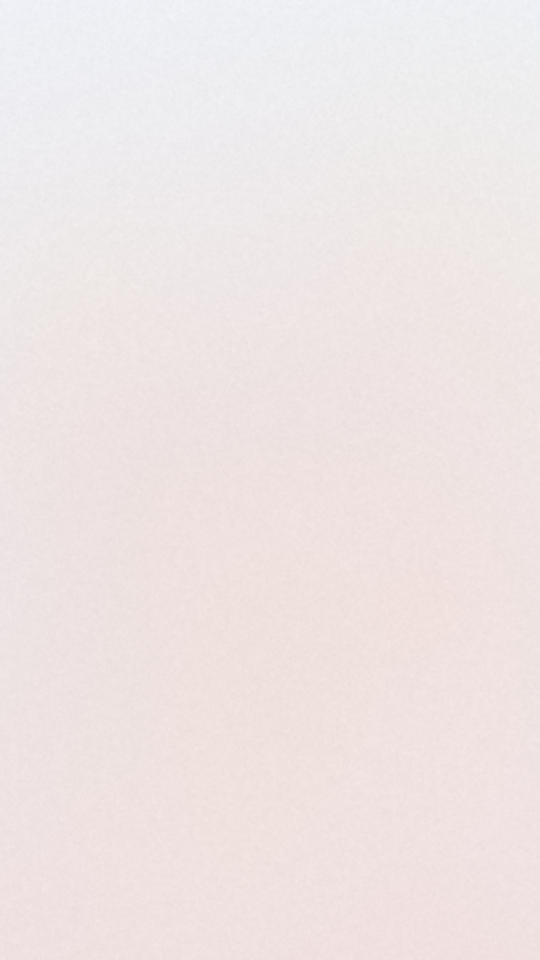
#> input picture congr/assets/paper.png, 1080 x 1920 px (shown at 1/2 size); its folder holds 5 pictures in this run
$ python render.py
#> lines starting #> are read from the running program, lines starting #| are printed output that depends on the picture
"""Render the birthday clip: 1080x1920, 30 fps, one continuous take."""
from __future__ import annotations

import argparse
import math
import os
import subprocess
import sys

import cv2
import numpy as np

HERE = os.path.dirname(os.path.abspath(__file__))
sys.path.insert(0, HERE)
from typekit import text_sprite  # noqa: E402

ASSETS = os.path.join(HERE, "assets")
OUT = os.path.join(HERE, "media")
W, H = 1080, 1920
FPS = 30
DUR = 37.9

SCRIPT = os.path.join(ASSETS, "fonts", "MarckScript-Regular.ttf")
SERIF = os.path.join(ASSETS, "fonts", "PlayfairDisplay[wght].ttf")

INK = (92, 58, 40, 255)
WINE = (142, 42, 78, 255)
GOLD = (255, 229, 173, 255)
DEEP = (74, 46, 34, 255)
DATE_COL = (134, 106, 84, 255)

PETAL_COLS = [(206, 190, 246), (214, 198, 250), (188, 168, 238), (200, 206, 250),
              (222, 206, 250), (186, 176, 236)]


# ------------------------------------------------------------------ helpers
def smooth(x):
    x = min(1.0, max(0.0, x))
    return x * x * (3 - 2 * x)


def ease_out(x):
    x = min(1.0, max(0.0, x))
    return 1 - (1 - x) ** 3


def overshoot(x):
    x = min(1.0, max(0.0, x))
    return 1 + 2.4 * (x - 1) ** 3 + 1.4 * (x - 1) ** 2


# [66 lines left out: functions rounded_mask, circle_mask, paste, fit, not called in this run]


class Kit:
    def __init__(self):
        self.paper = cv2.imread(os.path.join(ASSETS, "paper.png"))
#> self.paper is the input picture: shape (1920, 1080, 3); mean B, G, R 228.5, 229.2, 238.3
        self.paper_big = cv2.resize(self.paper, (int(W * 1.09), int(H * 1.09)),
                                    interpolation=cv2.INTER_CUBIC)
        self.raw = {}
        for key in ("girl", "frog", "man"):
            self.raw[key] = cv2.imread(os.path.join(ASSETS, f"{key}_raw.png"), cv2.IMREAD_COLOR)
        self.cards = {}
        self.petals = self._make_petals()
        self.spark = self._make_spark()
        self.confetti = self._make_confetti()
        self.vign = self._vignette()
        self.washes = self._make_washes()
        self.leak = self._make_leak()
        self.grain = self._make_grain()

    # -------------------------------------------------------------- sprites
    @staticmethod
    def _make_petals(n=30):
#> called with n = 30
        rng = np.random.default_rng(11)
        out = []
        for i in range(n):
            size = int(rng.integers(20, 40))
            s = size * 3
            spr = np.zeros((s, s, 4), np.uint8)
            col = PETAL_COLS[i % len(PETAL_COLS)]
            c = s // 2
            ang = int(rng.integers(-25, 25))
            cv2.ellipse(spr, (c, c), (int(size * 0.62), int(size * 0.34)),
                        ang, 0, 360, (float(col[0]), float(col[1]), float(col[2]), 255),
                        -1, cv2.LINE_AA)
            core = np.zeros((s, s), np.uint8)
            cv2.ellipse(core, (c, c), (int(size * 0.44), int(size * 0.20)),
                        ang, 0, 360, 90, -1, cv2.LINE_AA)
            core = cv2.GaussianBlur(core, (0, 0), size * 0.10)
            rgb = spr[:, :, :3].astype(np.float32)
            rgb = np.clip(rgb + core[:, :, None].astype(np.float32) * 0.35, 0, 255)
            spr[:, :, :3] = rgb.astype(np.uint8)
            spr = cv2.GaussianBlur(spr, (0, 0), 1.4)
            spr = spr[c - size: c + size, c - size: c + size]
            out.append(dict(spr=spr,
                            x=float(rng.uniform(-40, W + 40)),
                            y=float(rng.uniform(-200, H)),
                            v=float(rng.uniform(14, 36)),
                            amp=float(rng.uniform(14, 44)),
                            om=float(rng.uniform(0.25, 0.8)),
                            ph=float(rng.uniform(0, 6.28)),
                            spin=float(rng.uniform(-30, 30)),
                            rot0=float(rng.uniform(0, 360)),
                            alpha=float(rng.uniform(0.25, 0.55))))
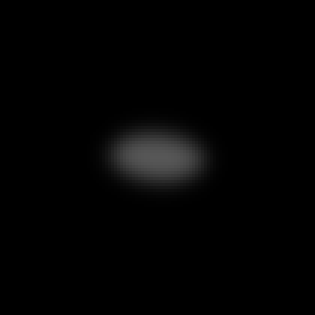
#> core: shape (105, 105) (shown 3 times larger); min 0, max 87, mean 3.1
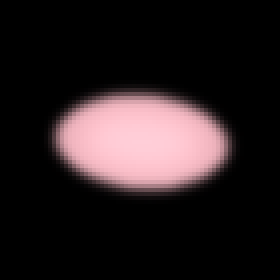
#> spr: shape (70, 70, 4) (shown 4 times larger); mean of channels 0, 1, 2, 3 32.4, 30.7, 40.1, 41.2; drawn as B, G, R
        return out

    @staticmethod
    def _make_spark(size=96):
#> called with size = 96
        s = size
        spr = np.zeros((s, s, 4), np.uint8)
        c = s // 2
        glow = np.zeros((s, s), np.float32)
        for r, a in ((3, 255), (8, 120), (16, 40)):
            g = np.zeros((s, s), np.uint8)
            cv2.circle(g, (c, c), r, a, -1, cv2.LINE_AA)
            glow += g.astype(np.float32)
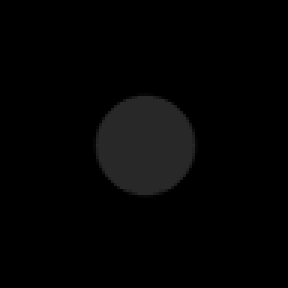
#> g: shape (96, 96) (shown 3 times larger); min 0, max 40, mean 3.8
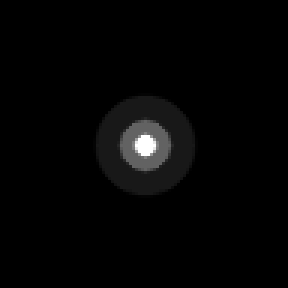
#> glow: shape (96, 96) float32 (shown 3 times larger); min 0, max 415, mean 7.8; drawn with min black and max white
        glow = np.clip(cv2.GaussianBlur(glow, (0, 0), s * 0.09), 0, 255)
        spr[:, :, 3] = glow.astype(np.uint8)
#> spr: shape (96, 96, 4)
        spr[:, :, :3] = (238, 246, 255)
        for ang in (0, 90):
            dx = int(math.cos(math.radians(ang)) * s * 0.46)
            dy = int(math.sin(math.radians(ang)) * s * 0.46)
            cv2.line(spr, (c - dx, c - dy), (c + dx, c + dy),
                     (238, 246, 255, 200), 2, cv2.LINE_AA)
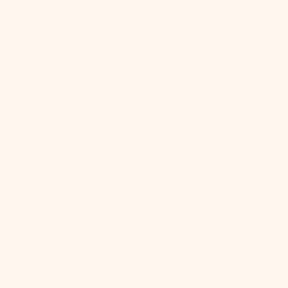
#> spr: shape (96, 96, 4) (shown 3 times larger); mean of channels 0, 1, 2, 3 238, 246, 255, 18.9; drawn as B, G, R
        return cv2.GaussianBlur(spr, (0, 0), 0.8)

    @staticmethod
    def _make_confetti(n=90):
#> called with n = 90
        rng = np.random.default_rng(5)
        cols = [(150, 120, 235), (120, 180, 240), (150, 200, 200), (110, 190, 235),
                (170, 160, 250), (140, 150, 210)]
        out = []
        for i in range(n):
            w_, h_ = int(rng.integers(8, 15)), int(rng.integers(13, 22))
            spr = np.zeros((h_ + 4, w_ + 4, 4), np.uint8)
            spr[2:2 + h_, 2:2 + w_] = cols[i % len(cols)] + (255,)
            out.append(dict(spr=spr, x=float(rng.uniform(0, W)),
                            y=float(rng.uniform(-H, 0)),
                            v=float(rng.uniform(180, 330)),
                            amp=float(rng.uniform(10, 40)),
                            om=float(rng.uniform(0.6, 1.6)),
                            ph=float(rng.uniform(0, 6.28)),
                            spin=float(rng.uniform(-240, 240)),
                            rot0=float(rng.uniform(0, 360))))
        return out

    @staticmethod
    def _vignette():
        u = (np.arange(W, dtype=np.float32)[None, :] - W / 2) / (W / 2)
        v = (np.arange(H, dtype=np.float32)[:, None] - H / 2) / (H / 2)
#> v = 1920 values from -1 to 0.999
        r = np.sqrt(u * u + v * v)
        return np.clip(1.03 - 0.08 * np.clip(r - 0.55, 0, 2) ** 1.5, 0.78, 1.0).astype(np.float32)

    @staticmethod
    def _make_washes():
        out = []
        specs = [((236, 210, 246), 0.16, 0.18, 540), ((252, 226, 206), 0.82, 0.26, 620),
                 ((250, 224, 226), 0.14, 0.70, 560), ((246, 226, 236), 0.88, 0.84, 520)]
        for col, fx, fy, rad in specs:
            s = rad * 2
            ax = np.arange(s, dtype=np.float32) - rad
            g = np.exp(-(ax[None, :] ** 2 + ax[:, None] ** 2) / (2 * (rad * 0.45) ** 2))
            spr = np.zeros((s, s, 3), np.float32)
            spr[:] = np.array(col, np.float32)
            out.append((spr, g.astype(np.float32), int(fx * W), int(fy * H), rad))
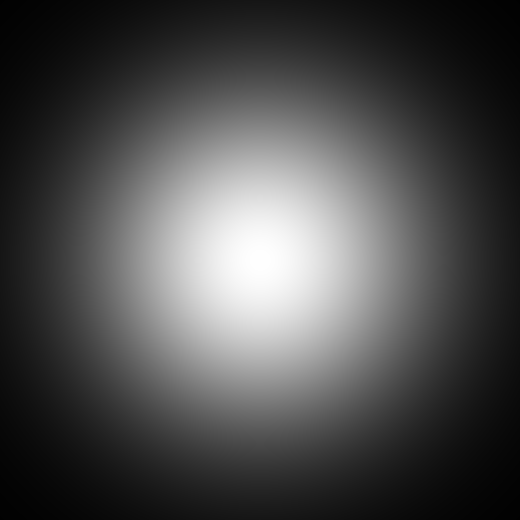
#> g: shape (1040, 1040) float32 (shown at 1/2 size); min 0.00717, max 1, mean 0.302
#> spr: shape (1040, 1040, 3) float32
        return out

    @staticmethod
    def _make_leak():
        ax = np.arange(W, dtype=np.float32)[None, :] / W
        ay = np.arange(H, dtype=np.float32)[:, None] / H
#> ay = 1920 values from 0 to 0.999
        g = np.exp(-(((ax - 0.92) ** 2) / 0.05 + ((ay - 0.05) ** 2) / 0.04))
        leak = np.zeros((H, W, 3), np.float32)
        leak[:, :, 2] = g * 30
        leak[:, :, 1] = g * 14
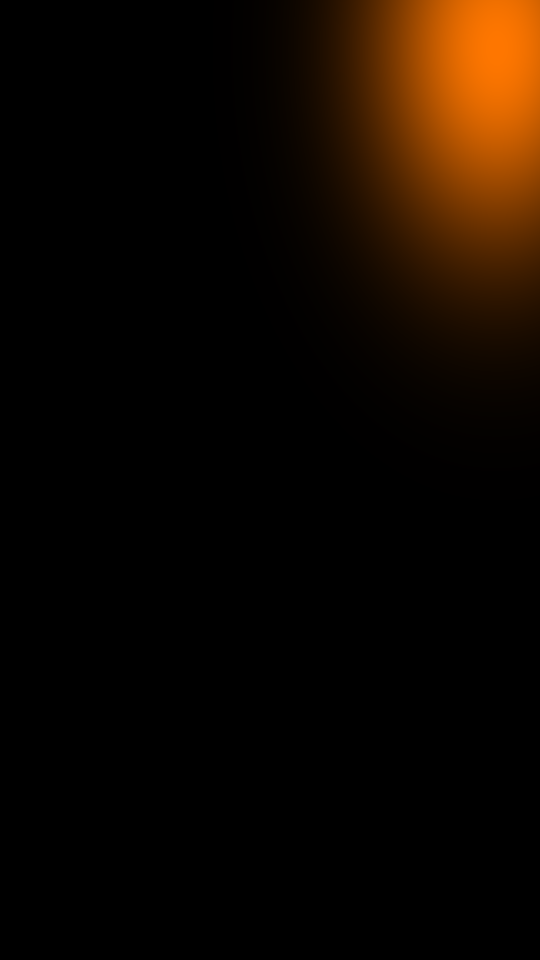
#> leak: shape (1920, 1080, 3) float32 (shown at 1/2 size); mean of channels 0, 1, 2 0, 0.9, 1.9; drawn with min black and max white
        return leak

    @staticmethod
    def _make_grain(n=40):
        rng = np.random.default_rng(9)
        g = rng.normal(0, 2.0, (n, H, W)).astype(np.float32)
        return np.repeat(g[:, :, :, None], 3, axis=3)

    # -------------------------------------------------------------- cards
    ANCHOR = {"girl": 0.45, "frog": 0.28, "man": 0.18}
    # tighter windows (fractions of the source) used for the medallions
    REGION = {"girl": (0.26, 0.00, 0.76, 0.72),
              "frog": (0.00, 0.00, 1.00, 1.00),
              "man": (0.02, 0.02, 0.98, 0.98)}

    # [296 lines left out: functions card, medallion, background, sparkles, confetti, text and 7 more, not called in this run]


SCENES = [
    (0.0, scene_title), (4.2, scene_girl), (10.0, scene_poem),
    (16.0, scene_flowers), (26.0, scene_wishes), (31.0, scene_final),
]

kit = None


# [19 lines left out: function render, not called in this run]


def ffmpeg():
    try:
        import imageio_ffmpeg
        return imageio_ffmpeg.get_ffmpeg_exe()
    except Exception:
        return "ffmpeg"


def main():
    ap = argparse.ArgumentParser()
    ap.add_argument("--preview", type=str, default="")
    ap.add_argument("--start", type=float, default=0.0)
    ap.add_argument("--end", type=float, default=DUR)
    ap.add_argument("--out", type=str, default=os.path.join(OUT, "silent.mp4"))
    ap.add_argument("--crf", type=int, default=18)
    args = ap.parse_args()
    os.makedirs(OUT, exist_ok=True)
    global kit
    kit = Kit()

    if args.preview:
        for ts in args.preview.split(","):
            t = float(ts)
            img = render(t)
            p = os.path.join(OUT, f"still_{t:06.2f}.png")
            cv2.imwrite(p, img)
            print("wrote", p)
        return

    frames = int(round((args.end - args.start) * FPS))
    cmd = [ffmpeg(), "-y", "-hide_banner", "-loglevel", "error",
           "-f", "rawvideo", "-pix_fmt", "bgr24", "-s", f"{W}x{H}", "-r", str(FPS), "-i", "-",
           "-an", "-c:v", "libx264", "-preset", "medium", "-crf", str(args.crf),
           "-pix_fmt", "yuv420p", "-movflags", "+faststart", args.out]
    proc = subprocess.Popen(cmd, stdin=subprocess.PIPE)
    for i in range(frames):
        t = args.start + i / FPS
        proc.stdin.write(render(t).tobytes())
        if i % 60 == 0:
            print(f"\rframe {i}/{frames} t={t:5.1f}s", end="", flush=True)
    proc.stdin.close()
    proc.wait()
    print("\nwrote", args.out)


if __name__ == "__main__":
    main()
#> (the call stopped at in ffmpeg, `return imageio_ffmpeg.get_ffmpeg_exe()`: imageio_ffmpeg is not available in this run)
